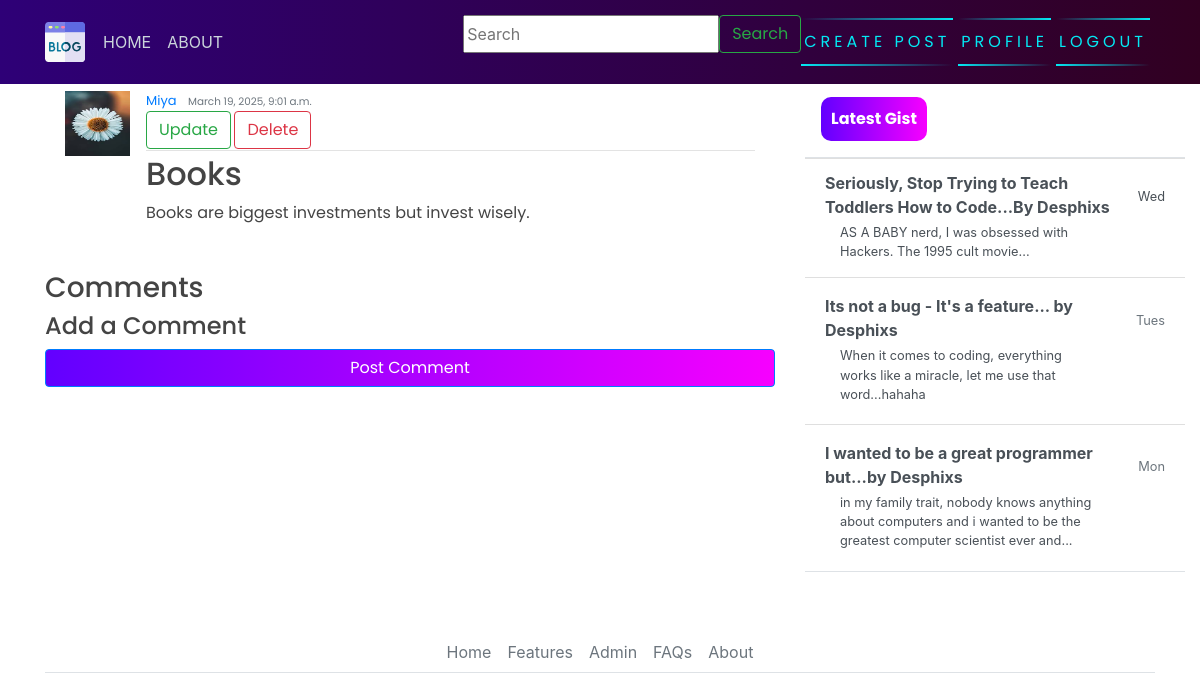
The page /post/4/ (signed in) on the database its author committed.
### blogapp/models.py (models this page shows, shortened)
class Post(models.Model):
	title=models.CharField(max_length=200)
	content=models.TextField()
	date_posted=models.DateTimeField(default=timezone.now)
	author=models.ForeignKey(User,on_delete=models.CASCADE)

### users/models.py (models this page shows, shortened)
class Profile(models.Model):
    user = models.OneToOneField(User, on_delete=models.CASCADE)
    image = models.ImageField(default='profile_pics/default.jpg', upload_to='profile_pics')

### blogapp/views.py (the view)
# urls.py: path('post/<int:pk>/', PostDetailView.as_view(), name="blog-detail"),
class PostDetailView(LoginRequiredMixin, DetailView):
    model = Post
    template_name = 'blog/post_detail.html'

### templates/blog/post_detail.html (shortened to what this page needs)
{% extends 'blog/base.html' %}
{% load crispy_forms_tags %}
{% block content %}
        <article class="media content-section">
            <img class="rounded-cirlce article-img" src="{{ object.author.profile.image.url }}" alt="">
            <div class="media-body">
              <div class="article-metadata">
                <a class="mr-2" href="#">{{ object.author }}</a>
                <small class="text-muted">{{ object.date_posted }}</small> <br>
                  {% if object.author == user %}
                    <div>
                        <a class="btn btn-outline-success" href="{% url 'blog-update' object.id %}">Update</a>
                        <a class="btn btn-outline-danger" href="{% url 'blog-delete' object.id %}">Delete</a>
                    </div>
                  {% endif %}
              </div>
              <h2><a class="article-title" href="{% url 'blog-detail' object.id %}">{{ object.title }}</a></h2>
              <p class="article-content">{{ object.content }}</p>
            </div>
            <br>
          </article>
<div class="comment-section">
      <h3>Comments</h3>
    {% if request.user.is_authenticated %}
        <div class="add-comment-section">
            <h4>Add a Comment</h4>
            <form method="POST" action="{% url 'add-comment' object.id %}">
                <button type="submit" class="btn btn-primary">Post Comment</button>
            </form>
        </div>
    {% else %}
        <p><a href="{% url 'login' %}">Login</a> to post a comment.</p>
    {% endif %}
</div>
{% endblock %}

### static/blog/main.css (style rules this page uses)
body { background-color: light gray; margin-top: 5rem; background-size: contain; background-repeat: no-repeat; }
h1, h2, h3, h4, h5, h6, p { color: #444444; font-family: 'Poppins', sans-serif; }
.content-section { background: #ffffff; padding: 10px 20px; border-radius: 10px; margin-bottom: 20px; }
.article-title { color: #444444; }
.article-content { white-space: pre-line; }
.article-img { height: 65px; width: 65px; margin-right: 16px; }
.article-metadata { font-family: 'Poppins', sans-serif; padding-bottom: 1px; margin-bottom: 4px; font-size: 13px; border-bottom: 1px solid #e3e3e3 }
button { font-family: 'Poppins', sans-serif; border: none; outline: 0; display: inline-block; padding: 8px; color: white; background-color: #000; text-align: center; cursor: pointer; width: 100%; font-size: 18px; transition: 1s; background: linear-gradient(270deg, rgb(247, 0, 255) 0%, rgb(98, 0, 255) 100%); }
.comment-section { display:block; color:black; }

### rows shown on the page
Post: author.profile.image (picture), author "Miya", date_posted "March 19, 2025, 9:01 a.m.", title "Books", content "Books are biggest investments but invest wisely."
